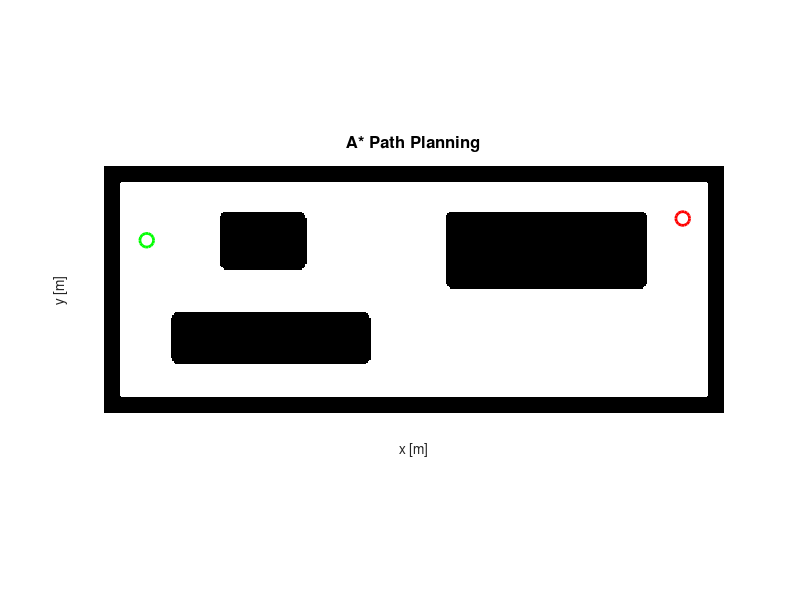

The MATLAB source for this figure: (Note: this script raises an error after producing the figure.)
% Main script for A* path planning with Reed-Shepp curves
clear all;
close all;
clc;

% Load map
load("image_map.mat");
map = double(image_map);

% Initialize parameters
params = struct();
params.length_step = 9;      % Length of the step forward [m]
params.radius_curve = 9;     % Bending radius for left and right curves [m]
params.heuristic_type = 2;   % Heuristic type: 1 = Euclidean distance, 2 = Manhattan distance

% Define start and goal points
start = [30 120];  % Coordinates in format (x,y)
goal = [400 135];  % Coordinates in format (x,y)

% Initialize visualization
figure('Name', 'A* Path Planning', 'NumberTitle', 'off', 'Position', [100 100 800 600]);
imshow(map);
hold on;
% Set Y-axis direction to be upward-increasing (Cartesian)
set(gca, 'YDir', 'normal');

% Title and labels with standard font
title('A* Path Planning', 'FontSize', 12);
xlabel('x [m]', 'FontSize', 10);
ylabel('y [m]', 'FontSize', 10);

% Plot start and goal points
h_start = plot(start(1), start(2), 'go', 'MarkerSize', 10, 'LineWidth', 2, 'DisplayName', 'Start point');
h_goal = plot(goal(1), goal(2), 'ro', 'MarkerSize', 10, 'LineWidth', 2, 'DisplayName', 'Goal point');

% Execute A* algorithm 
[path_points, sample_points, tree_data, path_node_count] = astar_planning(map, start, goal, params);

% Get heuristic type name for display
if params.heuristic_type == 1
    heuristic_name = 'Euclidean';
else
    heuristic_name = 'Manhattan';
end

% Update title with path information
title(['A* Path Planning - Heuristic: ' heuristic_name ' - Path nodes: ' num2str(path_node_count) ' | Total explored: ' num2str(tree_data.counter)], 'FontSize', 12);

% Process results
if ~isempty(path_points)
    % Plot path with thicker line
    h_smooth = plot(path_points(:,1), path_points(:,2), 'm-', 'LineWidth', 3, 'DisplayName', 'Smoothed path');
    
    % Adjust figure for better display
    set(gcf, 'Position', [100, 100, 1200, 600]);
    set(gca, 'Position', [0.1, 0.2, 0.8, 0.7]);
    
    % Add legend 
    leg = legend([h_start, h_goal, h_smooth], ...
        {'Start point', 'Goal point', 'Smoothed path'}, ...
        'Location', 'northeast', 'FontSize', 8);
    
    leg.Position = [0.8, 0.85, 0.15, 0.1];
    
    % Save the plot with proper legend
       % save_path = 'D:\Automazione e Robotica\FSR\FSR_Navigation_planning_Car-like_Robot\Images\Control_simulations\A_star\Matlab\'; 
       % filename = [save_path, 'astar_path.pdf'];
       % exportgraphics(gcf, filename, 'Resolution', 300, 'ContentType', 'image');
    
    % Generate desired trajectory
    [xd, yd, thetad, phid, q0] = des_trajectory(path_points, params.radius_curve);
    
    % Save trajectory data
     % save('trajectory_data_astar.mat', 'xd', 'yd', 'thetad', 'phid', 'q0');
    
    % Print path information
    fprintf('Path found successfully!\n');
    fprintf('Path length: %.2f meters\n', sum(sqrt(sum(diff(path_points).^2, 2))));
    fprintf('Total nodes: %d\n', path_node_count);
    fprintf('Total explored: %d\n', tree_data.counter);
    fprintf('Trajectory data saved to trajectory_data_astar.mat\n');
else
    % Add legend without path
    legend([h_start, h_goal], {'Start point', 'Goal point'}, ...
           'Location', 'best', 'FontSize', 9);
    fprintf('No path found.\n');
end